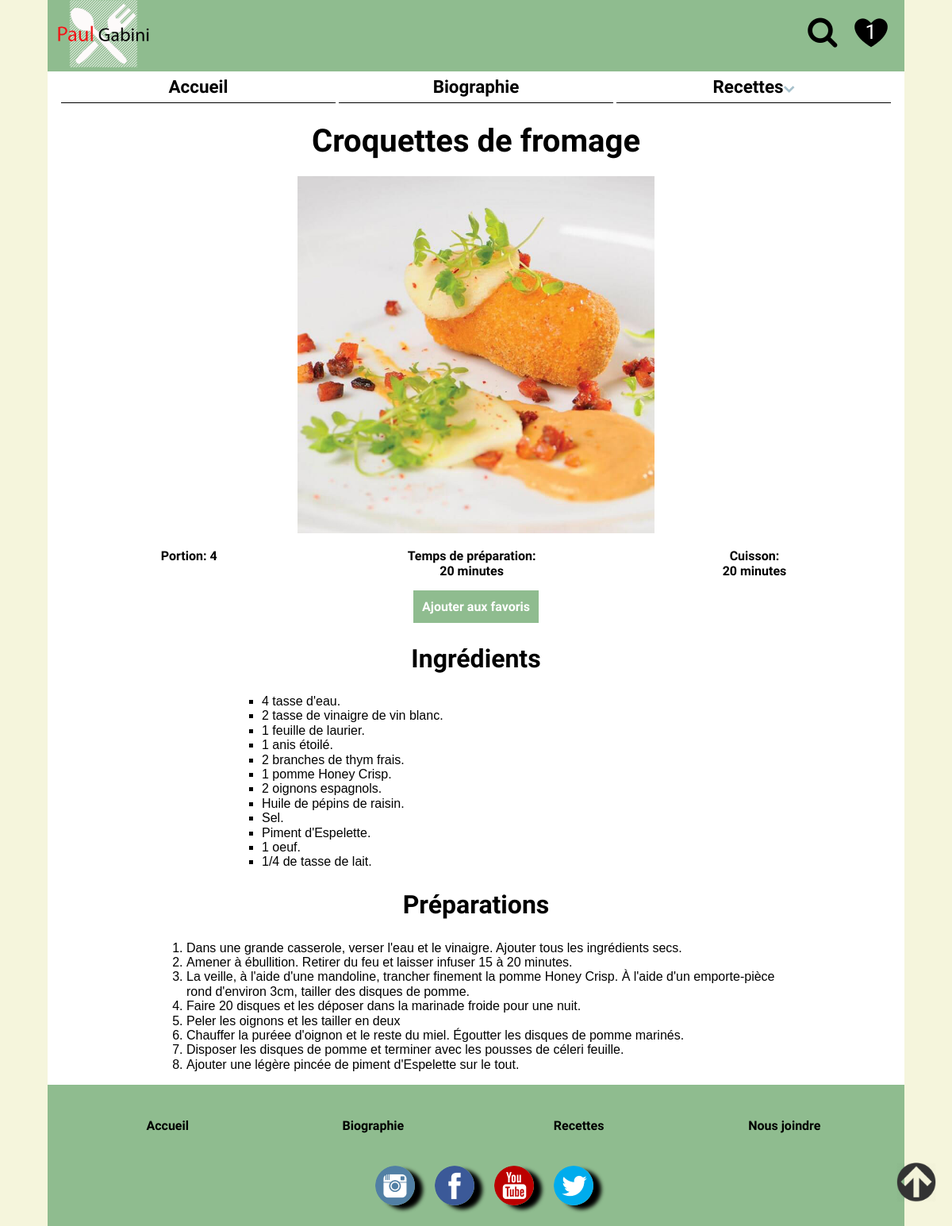
Page /details.php?op=ajouter&itemid=1&id_recette=1 on the committed database.
### tables this page shows
CREATE TABLE `recettes` (
  `id` int(11) NOT NULL,
  `nom` varchar(255) NOT NULL,
  `fichier_img` varchar(128) NOT NULL,
  `portion` tinyint(4) NOT NULL,
  `temps_preparation` smallint(6) NOT NULL,
  `cuisson` smallint(6) NOT NULL,
  `ingredients` varchar(1000) NOT NULL,
  `preparation` varchar(1030) NOT NULL,
  `categorie_id` int(11) NOT NULL,
  `vedette` int(1) NOT NULL
);

### DB/connection.php (called while the page is built, shortened)
<?php
$mysqli = new mysqli(CONN_HOST, CONN_USER, CONN_PWD,DBNAME);
mysqli_set_charset($mysqli,"utf8");
function get_recettes_avec_cats($cat = null, $id_recettes = null) {
    global $mysqli;
    $query_str =    "SELECT rct.*, cat.id `cat_id`,cat.nom `cat_nom` ".
        "FROM `recettes` as rct, `categorie` as cat ".
        "WHERE ".
        "rct.categorie_id = cat.id ".
        ((!is_null($cat))? "AND rct.categorie_id = ".$cat." " : "").
        ((!is_null($id_recettes))? "AND rct.id = ".$id_recettes : "");
    $res = $mysqli->query($query_str);
    $result = array();
    if ($res && ($res->num_rows > 0)) {
        while ($recettes_data  = $res->fetch_assoc()) {
            $full_image_path = get_full_image_path($recettes_data);
            $recettes_data["full_image_path"] = $full_image_path;
            $result[$recettes_data['id']] = $recettes_data;
        }
    }
    return $result;
}
function get_full_image_path($recettes_data_param){
    $full_image_path= 'images/'.$recettes_data_param["cat_nom"]."/".$recettes_data_param["fichier_img"];
    return $full_image_path;
}

### details.php (the view, shortened to what this page needs)
<?php
$id_recette = (isset($_GET['id_recette'])? $_GET['id_recette']: null);
$recettes = get_recettes_avec_cats(null,$id_recette);
$recette = (isset($recettes[$id_recette])? $recettes[$id_recette]:null);
require_once('views/page_top.php');
$cat_id = (isset($_GET['cat_id'])? $_GET['cat_id']: null);
$num_page = (isset($_GET['page'])? $_GET['page']: null);
$img = '<img class="img_details  col-m-12 col-12" src="' . $recette["full_image_path"] . '" alt="'.ucfirst($recette["nom"]).'"/>';
echo        '<h1>' .ucfirst($recette["nom"]) . '</h1>' .
            '<div class="haut_detail">' .
                '<div class="img_details  col-m-5 col-5">'. $img .'</div>'.
                '<div class="indication_cuisson">'.
                    '<p>'. "Portion: " . $recette["portion"] . '</p>' .
                    '<p>' . "Temps de préparation: " .  '<br />' . $recette["temps_preparation"] . " minutes" . '</p>' .
                    '<p>' . "Cuisson: " .  '<br />' . $recette["cuisson"]. " minutes" .  '</p>' .
                '</div>' .
            '</div>'.
            '<div class="conteneur_favoris">'.
                 "<a class='favoris' ".
                "href='?op=ajouter".
                "&itemid=".$id_recette.
                "&id_recette=".$id_recette.
               ((!is_null($cat_id))?"&cat_id=".$cat_id : "").
                ((!is_null($num_page))?"&page=".$num_page : "").
                "'>Ajouter aux favoris</a>".
            '</div>'.
            '<div class="indication_cuisson">'.
                '<h2>' . "Ingrédients" . '</h2>'.
                str_replace("</ul>\n<li>", "</ul>",$recette["ingredients"]).
            '</div>' .
            '<div class="indication_cuisson">'.
                '<h2>' . "Préparations" . '</h2>'.
                $recette["preparation"] .
            '</div>'
?>
<?php require_once ('views/page_bottom.php'); ?>

### style/main.css (style rules this page uses)
* { box-sizing: border-box; }
body { width: 100%; margin: 0 auto; }
ul { list-style-type: none; margin: 0; padding: 0; }
a { text-decoration: none; }
h1 { text-align: center; font-size: 2.5em; margin-top: 6%; margin-bottom: 2%; font-family: 'PT Sans Narrow', sans-serif; }
h2 { text-align: left; font-size: 2em; font-family: 'PT Sans Narrow', sans-serif; }
a, p { font-family: 'Muli', sans-serif; }
body { background-color: beige; width: 100%; }
.img_details { width: 100%; }
.indication_cuisson ul { width: 50%; list-style-type: square; margin-left: auto; margin-right: auto; }
.indication_cuisson ol { width: 75%; margin-left: auto; margin-right: auto; }
#main_details p { width: 33%; float: left; text-align: center; font-weight: bold; font-size: 1em; }
.conteneur_favoris { margin-left: auto; margin-right: auto; min-width: 16%; text-align: center ; }
.favoris { text-align: center; color: white; background-color: darkseagreen; padding: 1%; font-weight: bold; line-height: 40px; }
.indication_cuisson { display: inline; float: left; width: 100%; }
#main_details h2 { text-align: center; }
@media only screen and (min-width: 768px) { .col-m-5 { width:41.66%; } }
@media only screen and (min-width: 768px) { .col-m-12 { width:100%; } }
@media only screen and (min-width: 768px) { .haut_detail { display: inline-block; width: 100%; } }
@media only screen and (min-width: 768px) { div.img_details { margin: 0 auto; } }
@media only screen and (min-width: 960px) { .col-5 { width: 41.66%; } }
@media only screen and (min-width: 960px) { .col-12 { width: 100%; } }

### rows in the picture
recettes: nom "Croquettes de fromage", portion "4", temps_preparation "20", cuisson "20", id+ingredients "4 tasse d'eau. 2 tasse de vinaigre de vin blanc. 1 feuille de laurier. 1 anis étoilé. 2 branches de thym frais. 1 pomme Honey Crisp. 2 oignons espagnols. Huile de pépins de raisin. Sel. Piment d'Espelette. 1 oeuf. 1/4 de tasse de lait.", id+preparation "Dans une grande casserole, verser l'eau et le vinaigre. Ajouter tous les ingrédients secs. Amener à ébullition. Retirer du feu et laisser infuser 15 à 20 minutes. La veille, à l'aide d'une mandoline, trancher finement la pomme Honey Crisp. À l'aide d'un emporte-pièce rond d'environ 3cm, tailler des disques de pomme. Faire 20 disques et les déposer dans la marinade froide pour une nuit. Peler les oignons et les tailler en deux Chauffer la puréee d'oignon et le reste du miel. Égoutter les disques de pomme marinés. Disposer les disques de pomme et terminer avec les pousses de céleri feuille. Ajouter une légère pincée de piment d'Espelette sur le tout."

### other values in the picture
$total "1"
